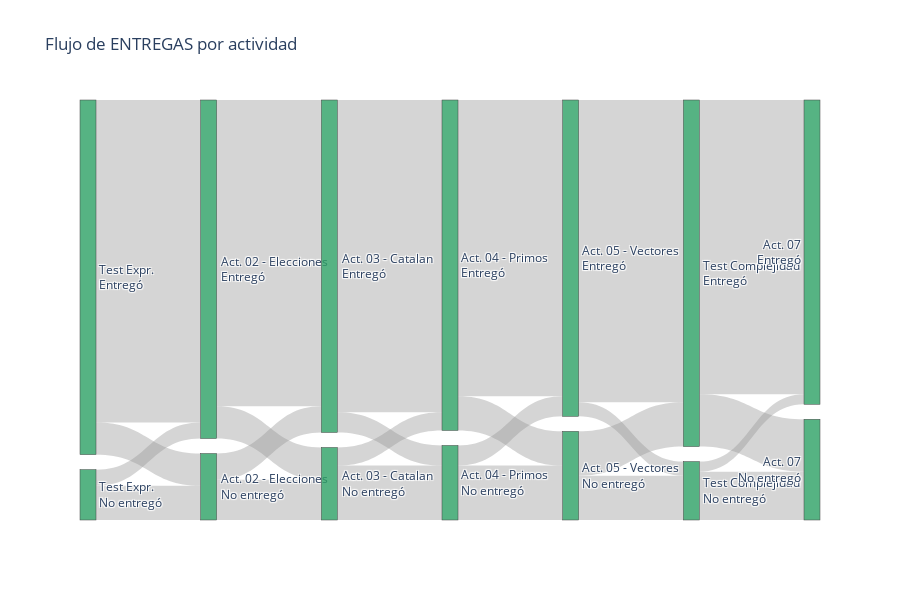
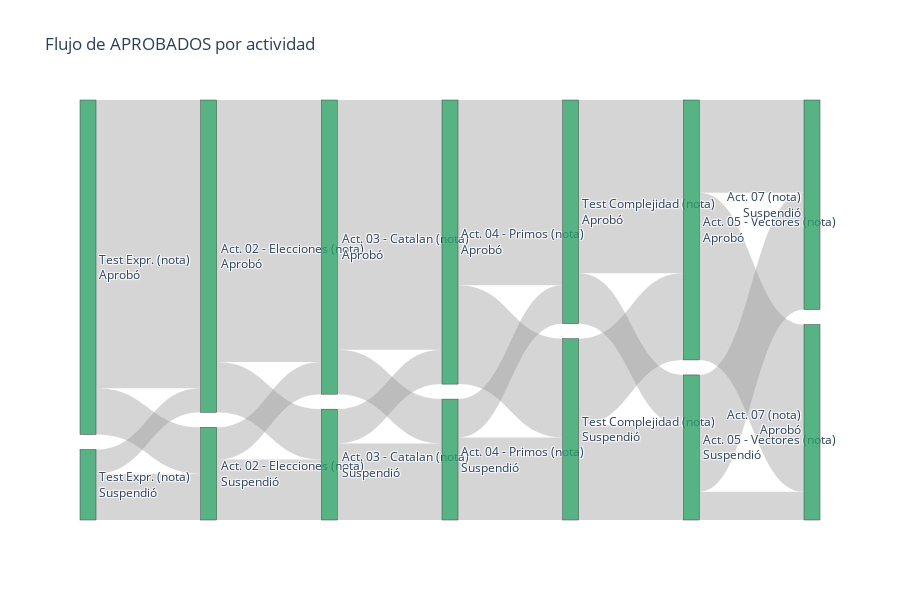

Notebook source saved alongside these figures, in order:
### Markdown cell above
## Diagramas

### Code cell
PASS_MARK = 5  

# ─────────────── FUNCIONES AUXILIARES ───────────────
def _build_transition_counts(df, status_mapper):
    """
    Devuelve:
        nodes  · lista única de (<actividad>, <estado>)
        links  · listas paralelas: source, target, value
    `status_mapper` recibe un valor de la celda y devuelve la etiqueta de estado.
    """
    # Mantener solo las columnas de actividad (ignora userid / abandona…)
    act_cols = [c for c in df.columns if c not in {"userid", "abandona"}]

    # Construir el set de nodos y un dict (<act>, <estado>) → idx
    nodes = [(act, st) 
             for act in act_cols
             for st in ("Sí", "No")]          # placeholder, se sobreescribirá
    node_idx = {}

    # Lo rellenaremos dinámicamente para evitar nodos que nunca aparecen
    source, target, value = [], [], []

    # Recorremos pares consecutivos de actividades
    for c1, c2 in zip(act_cols[:-1], act_cols[1:]):
        trans = {}
        for _, row in df[[c1, c2]].iterrows():
            st1 = status_mapper(row[c1])
            st2 = status_mapper(row[c2])
            trans[(c1, st1, c2, st2)] = trans.get((c1, st1, c2, st2), 0) + 1

        # Registrar nodos y enlaces
        for (a1, s1, a2, s2), cnt in trans.items():
            # registrar nodos si no existen
            for a, s in ((a1, s1), (a2, s2)):
                if (a, s) not in node_idx:
                    node_idx[(a, s)] = len(node_idx)
            source.append(node_idx[(a1, s1)])
            target.append(node_idx[(a2, s2)])
            value.append(cnt)

    # Ordenar nodos en la lista final según su índice
    inv_idx = {v: k for k, v in node_idx.items()}
    nodes_sorted = [inv_idx[i] for i in range(len(inv_idx))]
    labels = [f"{act}<br>{st}" for act, st in nodes_sorted]

    return labels, source, target, value

def _plot_sankey(labels, source, target, value, title):
    link_colors = ["rgba(150,150,150,0.4)"] * len(source)
    fig = go.Figure(go.Sankey(
        arrangement="snap",
        node=dict(label=labels, pad=15, thickness=16,
                  color="rgba(44, 160, 101, 0.8)"),
        link=dict(source=source, target=target, value=value,
                  color=link_colors)))
    fig.update_layout(title_text=title, font_size=12, height=600)
    fig.show()

# ─────────────── DIAGRAMA 1 · ENTREGAS ───────────────
labels_ent, src_ent, tgt_ent, val_ent = _build_transition_counts(
    df_entregas,
    status_mapper=lambda v: "Entregó" if v == 1 else "No entregó"
)
_plot_sankey(labels_ent, src_ent, tgt_ent, val_ent,
             "Flujo de ENTREGAS por actividad")

# ─────────────── DIAGRAMA 2 · NOTAS ───────────────
labels_not, src_not, tgt_not, val_not = _build_transition_counts(
    df_notas,
    status_mapper=lambda v: "Aprobó" if (pd.notna(v) and v >= PASS_MARK) else "Suspendió"
)
_plot_sankey(labels_not, src_not, tgt_not, val_not,
             "Flujo de APROBADOS por actividad")
# ──────────────────────────────────────────────────────────────────────────────

### Figure 1 — Plotly figure (JSON) as saved in the notebook; plotly's stock layout.template omitted (floating-point values rounded to 4 significant figures)
{"data": [{"arrangement": "snap", "link": {"color": ["rgba(150,150,150,0.4)", "rgba(150,150,150,0.4)", "rgba(150,150,150,0.4)", "rgba(150,150,150,0.4)", "rgba(150,150,150,0.4)", "rgba(150,150,150,0.4)", "rgba(150,150,150,0.4)", "rgba(150,150,150,0.4)", "rgba(150,150,150,0.4)", "rgba(150,150,150,0.4)", "rgba(150,150,150,0.4)", "rgba(150,150,150,0.4)", "rgba(150,150,150,0.4)", "rgba(150,150,150,0.4)", "rgba(150,150,150,0.4)", "rgba(150,150,150,0.4)", "rgba(150,150,150,0.4)", "rgba(150,150,150,0.4)", "rgba(150,150,150,0.4)", "rgba(150,150,150,0.4)", "rgba(150,150,150,0.4)", "rgba(150,150,150,0.4)", "rgba(150,150,150,0.4)", "rgba(150,150,150,0.4)"], "source": [0, 2, 2, 0, 1, 3, 1, 3, 4, 4, 5, 5, 6, 6, 7, 7, 8, 9, 8, 9, 10, 11, 11, 10], "target": [1, 3, 1, 3, 4, 5, 5, 4, 6, 7, 7, 6, 8, 9, 9, 8, 10, 10, 11, 11, 12, 13, 12, 13], "value": [160, 17, 8, 16, 152, 20, 16, 13, 155, 10, 27, 9, 17, 147, 10, 27, 22, 150, 22, 7, 146, 24, 5, 26]}, "node": {"color": "rgba(44, 160, 101, 0.8)", "label": ["Test Expr.<br>Entregó", "Act. 02 - Elecciones<br>Entregó", "Test Expr.<br>No entregó", "Act. 02 - Elecciones<br>No entregó", "Act. 03 - Catalan<br>Entregó", "Act. 03 - Catalan<br>No entregó", "Act. 04 - Primos<br>Entregó", "Act. 04 - Primos<br>No entregó", "Act. 05 - Vectores<br>No entregó", "Act. 05 - Vectores<br>Entregó", "Test Complejidad<br>Entregó", "Test Complejidad<br>No entregó", "Act. 07<br>Entregó", "Act. 07<br>No entregó"], "pad": 15, "thickness": 16}, "type": "sankey"}], "layout": {"font": {"size": 12}, "height": 600, "title": {"text": "Flujo de ENTREGAS por actividad"}}}

### Figure 2 — Plotly figure (JSON) as saved in the notebook; plotly's stock layout.template omitted (floating-point values rounded to 4 significant figures)
{"data": [{"arrangement": "snap", "link": {"color": ["rgba(150,150,150,0.4)", "rgba(150,150,150,0.4)", "rgba(150,150,150,0.4)", "rgba(150,150,150,0.4)", "rgba(150,150,150,0.4)", "rgba(150,150,150,0.4)", "rgba(150,150,150,0.4)", "rgba(150,150,150,0.4)", "rgba(150,150,150,0.4)", "rgba(150,150,150,0.4)", "rgba(150,150,150,0.4)", "rgba(150,150,150,0.4)", "rgba(150,150,150,0.4)", "rgba(150,150,150,0.4)", "rgba(150,150,150,0.4)", "rgba(150,150,150,0.4)", "rgba(150,150,150,0.4)", "rgba(150,150,150,0.4)", "rgba(150,150,150,0.4)", "rgba(150,150,150,0.4)", "rgba(150,150,150,0.4)", "rgba(150,150,150,0.4)", "rgba(150,150,150,0.4)", "rgba(150,150,150,0.4)"], "source": [0, 2, 0, 2, 1, 3, 3, 1, 4, 4, 5, 5, 6, 7, 7, 6, 8, 8, 9, 9, 10, 11, 11, 10], "target": [1, 3, 3, 1, 4, 5, 4, 5, 6, 7, 7, 6, 8, 8, 9, 9, 10, 11, 10, 11, 12, 12, 13, 13], "value": [143, 23, 23, 12, 130, 30, 16, 25, 124, 22, 38, 17, 92, 19, 41, 49, 25, 86, 47, 43, 14, 83, 46, 58]}, "node": {"color": "rgba(44, 160, 101, 0.8)", "label": ["Test Expr. (nota)<br>Aprobó", "Act. 02 - Elecciones (nota)<br>Aprobó", "Test Expr. (nota)<br>Suspendió", "Act. 02 - Elecciones (nota)<br>Suspendió", "Act. 03 - Catalan (nota)<br>Aprobó", "Act. 03 - Catalan (nota)<br>Suspendió", "Act. 04 - Primos (nota)<br>Aprobó", "Act. 04 - Primos (nota)<br>Suspendió", "Test Complejidad (nota)<br>Aprobó", "Test Complejidad (nota)<br>Suspendió", "Act. 05 - Vectores (nota)<br>Suspendió", "Act. 05 - Vectores (nota)<br>Aprobó", "Act. 07 (nota)<br>Aprobó", "Act. 07 (nota)<br>Suspendió"], "pad": 15, "thickness": 16}, "type": "sankey"}], "layout": {"font": {"size": 12}, "height": 600, "title": {"text": "Flujo de APROBADOS por actividad"}}}
